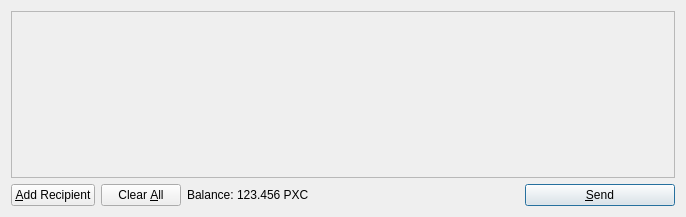
<?xml version="1.0" encoding="UTF-8"?>
<ui version="4.0">
 <class>SendCoinsDialog</class>
 <widget class="QDialog" name="SendCoinsDialog">
  <property name="geometry">
   <rect>
    <x>0</x>
    <y>0</y>
    <width>686</width>
    <height>217</height>
   </rect>
  </property>
  <property name="windowTitle">
   <string>Send Coins</string>
  </property>
  <layout class="QVBoxLayout" name="verticalLayout">
   <item>
    <widget class="QScrollArea" name="scrollArea">
     <property name="widgetResizable">
      <bool>true</bool>
     </property>
     <widget class="QWidget" name="scrollAreaWidgetContents">
      <property name="geometry">
       <rect>
        <x>0</x>
        <y>0</y>
        <width>666</width>
        <height>165</height>
       </rect>
      </property>
      <layout class="QVBoxLayout" name="verticalLayout_2">
       <property name="margin">
        <number>0</number>
       </property>
       <item>
        <layout class="QVBoxLayout" name="entries">
         <property name="spacing">
          <number>6</number>
         </property>
        </layout>
       </item>
       <item>
        <spacer name="verticalSpacer">
         <property name="orientation">
          <enum>Qt::Vertical</enum>
         </property>
         <property name="sizeHint" stdset="0">
          <size>
           <width>20</width>
           <height>40</height>
          </size>
         </property>
        </spacer>
       </item>
      </layout>
     </widget>
    </widget>
   </item>
   <item>
    <layout class="QHBoxLayout" name="horizontalLayout">
     <item>
      <widget class="QPushButton" name="addButton">
       <property name="toolTip">
        <string>Send to multiple recipients at once</string>
       </property>
       <property name="text">
        <string>&amp;Add Recipient</string>
       </property>
       <property name="icon">
        <iconset resource="../bitcoin.qrc">
         <normaloff>:/icons/add</normaloff>:/icons/add</iconset>
       </property>
       <property name="autoDefault">
        <bool>false</bool>
       </property>
      </widget>
     </item>
     <item>
      <widget class="QPushButton" name="clearButton">
       <property name="sizePolicy">
        <sizepolicy hsizetype="Minimum" vsizetype="Fixed">
         <horstretch>0</horstretch>
         <verstretch>0</verstretch>
        </sizepolicy>
       </property>
       <property name="toolTip">
        <string>Remove all transaction fields</string>
       </property>
       <property name="text">
        <string>Clear &amp;All</string>
       </property>
       <property name="icon">
        <iconset resource="../bitcoin.qrc">
         <normaloff>:/icons/remove</normaloff>:/icons/remove</iconset>
       </property>
       <property name="autoRepeatDelay">
        <number>300</number>
       </property>
       <property name="autoDefault">
        <bool>false</bool>
       </property>
      </widget>
     </item>
     <item>
      <layout class="QHBoxLayout" name="horizontalLayout_2">
       <property name="spacing">
        <number>3</number>
       </property>
       <item>
        <widget class="QLabel" name="label">
         <property name="text">
          <string>Balance:</string>
         </property>
        </widget>
       </item>
       <item>
        <widget class="QLabel" name="labelBalance">
         <property name="cursor">
          <cursorShape>IBeamCursor</cursorShape>
         </property>
         <property name="text">
          <string>123.456 PXC</string>
         </property>
         <property name="textInteractionFlags">
          <set>Qt::LinksAccessibleByMouse|Qt::TextSelectableByKeyboard|Qt::TextSelectableByMouse</set>
         </property>
        </widget>
       </item>
      </layout>
     </item>
     <item>
      <spacer name="horizontalSpacer">
       <property name="orientation">
        <enum>Qt::Horizontal</enum>
       </property>
       <property name="sizeHint" stdset="0">
        <size>
         <width>40</width>
         <height>20</height>
        </size>
       </property>
      </spacer>
     </item>
     <item>
      <widget class="QPushButton" name="sendButton">
       <property name="minimumSize">
        <size>
         <width>150</width>
         <height>0</height>
        </size>
       </property>
       <property name="toolTip">
        <string>Confirm the send action</string>
       </property>
       <property name="text">
        <string>&amp;Send</string>
       </property>
       <property name="icon">
        <iconset resource="../bitcoin.qrc">
         <normaloff>:/icons/send</normaloff>:/icons/send</iconset>
       </property>
       <property name="default">
        <bool>true</bool>
       </property>
      </widget>
     </item>
    </layout>
   </item>
  </layout>
 </widget>
 <resources>
  <include location="../bitcoin.qrc"/>
 </resources>
 <connections/>
</ui>
